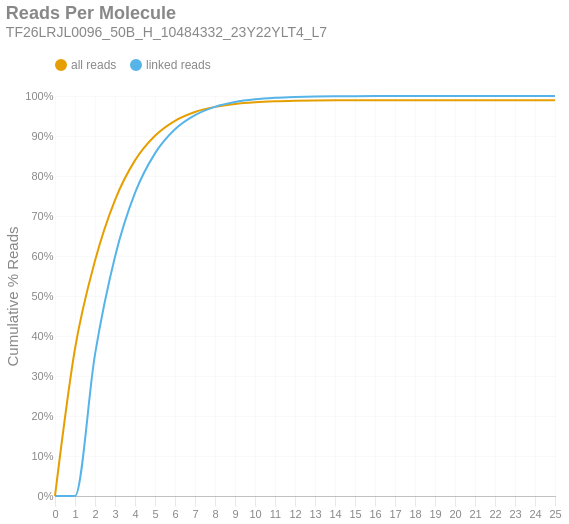

Notebook source saved alongside this figure:
### Markdown cell above
### Reads per Molecule
This chart shows the cumulative distribution of the number of reads per linked molecule. That is, how many alignments are associated with a unique molecule. This excludes the number of reads associated with invalid or absent linked-read barcodes. The `linked` histogram is the percentages recalculated when disregarding singletons.

### Code cell
if SKIPLR:
    print_html(f"Skipped")
else:
    counts = np.bincount(valids['reads'].cast(pl.Int64).to_numpy())
    weighted = counts * np.arange(len(counts))
    all_perc = weighted / n_reads
    linked_perc = weighted / n_linked_reads
    linked_perc[1] = 0
    binned_df = pl.DataFrame({
        'readsper': list(range(len(counts))),
        'all reads (cumsum)': np.cumsum(all_perc).tolist(),
        'linked reads (cumsum)': np.cumsum(linked_perc).tolist(),
    })

    with SafeRender(binned_df):
        (
            density_plot(binned_df, 'Reads Per Molecule', samplename, 'readspmol')
            .encode(
                x=alt.X('readsper:O', title=None).axis(labelAngle=0).scale(padding=0),
                y=alt.Y('value:Q', title='Cumulative % Reads').axis(format='%').stack(False),
                color=alt.Color("key:N").scale(domain=["all reads", "linked reads"]),
                tooltip=[
                    alt.Tooltip("key:N", title="Data Type"),
                    alt.Tooltip("readsper:O", title="Reads Per Molecule"),
                    alt.Tooltip("value:Q", format=".2%", title="% Reads (Cum.)")
                ]            
            )
        ).display()

### Figure 1 — Vega-Lite specification as saved in the notebook (floating-point values rounded to 4 significant figures)
{"width": "container", "height": 400, "config": {"title": {"anchor": "start", "dy": -15, "fontSize": 18, "color": "#888888", "subtitleColor": "#888888", "subtitleFontSize": 14}, "arc": {"fill": "#0072B2"}, "axis": {"domainColor": "#888888", "domainWidth": 0.5, "gridWidth": 0.2, "grid": false, "titleFontWeight": 400, "titleFontSize": 15, "labelFontSize": 11, "labelColor": "#888888", "tickColor": "#888888", "tickWidth": 0.2, "titleColor": "#888888"}, "axisBand": {"grid": false}, "axisX": {"grid": true, "tickSize": 10, "domainCap": "round"}, "axisY": {"domain": false, "grid": true, "tickSize": 0, "domainCap": "round"}, "background": "transparent", "header": {"labelFontSize": 15, "labelColor": "#888888", "titleFontSize": 15, "titleFontWeight": 600, "titleColor": "#888888"}, "legend": {"labelFont": "sans-serif", "labelFontSize": 12, "labelColor": "#888888", "symbolSize": 100, "symbolType": "circle", "titleFontSize": 12, "titlePadding": 10, "titleColor": "#888888", "title": null, "orient": "top"}, "range": {"category": ["#E69F00", "#56B4E9", "#009E73", "#F0E442", "#0072B2", "#D55E00", "#CC79A7", "#000000"], "diverging": ["#cfe8f3", "#a2d4ec", "#73bfe2", "#46abdb", "#1696d2", "#12719e"]}, "area": {"fill": "#0072B2", "fillOpacity": 0.7, "line": true, "strokeOpacity": 0.7}, "line": {"color": "#0072B2", "stroke": "#0072B2", "strokeWidth": 2}, "trail": {"color": "#0072B2", "stroke": "#0072B2", "strokeWidth": 0, "size": 1}, "point": {"filled": true, "fillOpacity": 1.0, "size": 95}, "text": {"color": "#888888", "fontSize": 11, "align": "right", "fontWeight": 400, "size": 11}, "bar": {"fill": "#0072B2", "stroke": null}, "view": {"stroke": null, "continuousWidth": 660, "continuousHeight": 400}}, "data": {"name": "data-f07d5807c334175307a03a2fac8cadc7"}, "mark": {"type": "line", "interpolate": "monotone", "point": {"opacity": 0, "size": 275}}, "encoding": {"color": {"field": "key", "scale": {"domain": ["all reads", "linked reads"]}, "type": "nominal"}, "tooltip": [{"field": "key", "title": "Data Type", "type": "nominal"}, {"field": "readsper", "title": "Reads Per Molecule", "type": "ordinal"}, {"field": "value", "format": ".2%", "title": "% Reads (Cum.)", "type": "quantitative"}], "x": {"axis": {"labelAngle": 0}, "field": "readsper", "scale": {"padding": 0}, "title": null, "type": "ordinal"}, "y": {"axis": {"format": "%"}, "field": "value", "stack": false, "title": "Cumulative % Reads", "type": "quantitative"}}, "params": [{"name": "param_c36ac31b6afebe62", "select": {"type": "point", "fields": ["key"]}, "bind": "legend"}], "title": {"text": "Reads Per Molecule", "subtitle": "TF26LRJL0096_50B_H_10484332_23Y22YLT4_L7"}, "transform": [{"fold": ["all reads (cumsum)", "linked reads (cumsum)"]}, {"calculate": "replace(datum.key, ' (cumsum)', '')", "as": "key"}, {"filter": {"param": "param_c36ac31b6afebe62"}}], "usermeta": {"embedOptions": {"downloadFileName": "TF26LRJL0096_50B_H_10484332_23Y22YLT4_L7.readspmol"}}, "$schema": "https://vega.github.io/schema/vega-lite/v6.4.1.json", "datasets": {"data-f07d5807c334175307a03a2fac8cadc7": [{"readsper": 0, "all reads (cumsum)": 0.0, "linked reads (cumsum)": 0.0}, {"readsper": 1, "all reads (cumsum)": 0.3682, "linked reads (cumsum)": 0.0}, {"readsper": 2, "all reads (cumsum)": 0.5881, "linked reads (cumsum)": 0.3539}, {"readsper": 3, "all reads (cumsum)": 0.74, "linked reads (cumsum)": 0.5983}, {"readsper": 4, "all reads (cumsum)": 0.839, "linked reads (cumsum)": 0.7576}, {"readsper": 5, "all reads (cumsum)": 0.9005, "linked reads (cumsum)": 0.8566}, {"readsper": 6, "all reads (cumsum)": 0.9379, "linked reads (cumsum)": 0.9167}, {"readsper": 7, "all reads (cumsum)": 0.9599, "linked reads (cumsum)": 0.9522}, {"readsper": 8, "all reads (cumsum)": 0.9728, "linked reads (cumsum)": 0.9729}, {"readsper": 9, "all reads (cumsum)": 0.9802, "linked reads (cumsum)": 0.9848}, {"readsper": 10, "all reads (cumsum)": 0.9844, "linked reads (cumsum)": 0.9916}, {"readsper": 11, "all reads (cumsum)": 0.9868, "linked reads (cumsum)": 0.9954}, {"readsper": 12, "all reads (cumsum)": 0.9881, "linked reads (cumsum)": 0.9975}, {"readsper": 13, "all reads (cumsum)": 0.9888, "linked reads (cumsum)": 0.9986}, {"readsper": 14, "all reads (cumsum)": 0.9892, "linked reads (cumsum)": 0.9992}, {"readsper": 15, "all reads (cumsum)": 0.9894, "linked reads (cumsum)": 0.9996}, {"readsper": 16, "all reads (cumsum)": 0.9895, "linked reads (cumsum)": 0.9998}, {"readsper": 17, "all reads (cumsum)": 0.9896, "linked reads (cumsum)": 0.9999}, {"readsper": 18, "all reads (cumsum)": 0.9896, "linked reads (cumsum)": 0.9999}, {"readsper": 19, "all reads (cumsum)": 0.9896, "linked reads (cumsum)": 1.0}, {"readsper": 20, "all reads (cumsum)": 0.9896, "linked reads (cumsum)": 1.0}, {"readsper": 21, "all reads (cumsum)": 0.9896, "linked reads (cumsum)": 1.0}, {"readsper": 22, "all reads (cumsum)": 0.9896, "linked reads (cumsum)": 1.0}, {"readsper": 23, "all reads (cumsum)": 0.9896, "linked reads (cumsum)": 1.0}, {"readsper": 24, "all reads (cumsum)": 0.9896, "linked reads (cumsum)": 1.0}, {"readsper": 25, "all reads (cumsum)": 0.9896, "linked reads (cumsum)": 1.0}]}}
